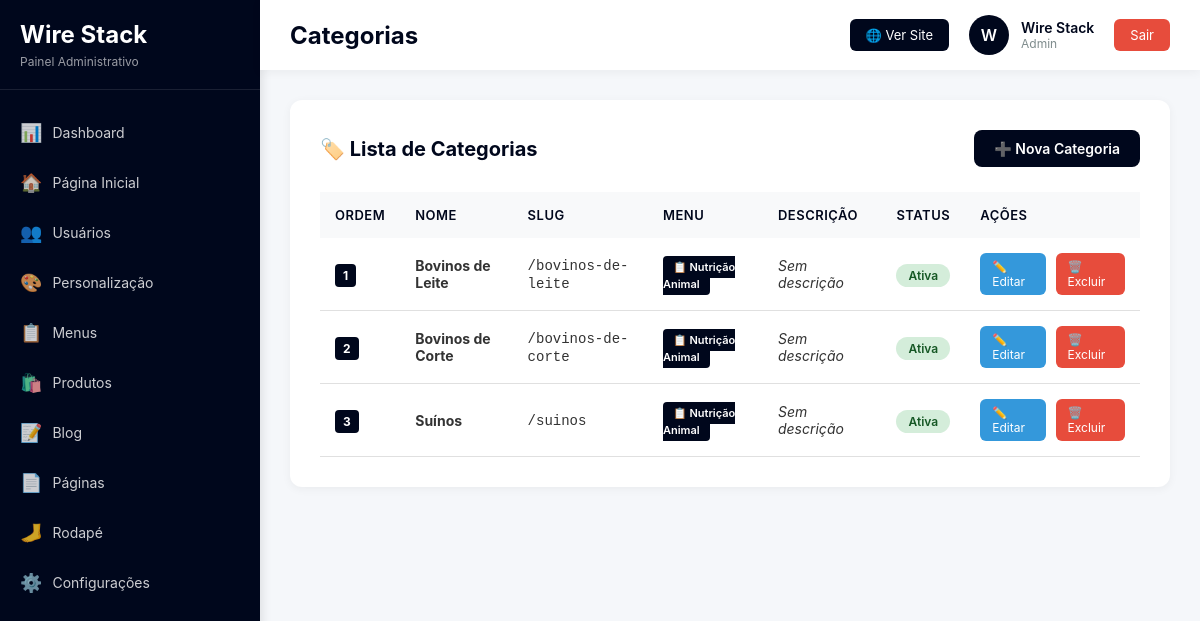
The page /admin/categorias/index.php (signed in) on the database its author committed.
### tables this page shows
CREATE TABLE IF NOT EXISTS `categorias` (
  `id` int NOT NULL AUTO_INCREMENT,
  `menu_id` int NOT NULL,
  `pagina_id` int DEFAULT NULL,
  `name` varchar(100) NOT NULL,
  `slug` varchar(100) NOT NULL,
  `url` varchar(255) DEFAULT NULL,
  `target` enum('_self','_blank') DEFAULT '_self',
  `description` text,
  `order_position` int DEFAULT '0',
  `active` tinyint(1) DEFAULT '1',
  `created_at` timestamp NOT NULL DEFAULT CURRENT_TIMESTAMP,
  `updated_at` timestamp NOT NULL DEFAULT CURRENT_TIMESTAMP ON UPDATE CURRENT_TIMESTAMP,
  PRIMARY KEY (`id`),
  UNIQUE KEY `slug` (`slug`),
  KEY `menu_id` (`menu_id`)
);

CREATE TABLE IF NOT EXISTS `menus` (
  `id` int NOT NULL AUTO_INCREMENT,
  `name` varchar(100) NOT NULL,
  `slug` varchar(100) NOT NULL,
  `url` varchar(255) DEFAULT NULL,
  `pagina_id` int DEFAULT NULL,
  `target` enum('_self','_blank') DEFAULT '_self',
  `order_position` int DEFAULT '0',
  `active` tinyint(1) DEFAULT '1',
  `created_at` timestamp NOT NULL DEFAULT CURRENT_TIMESTAMP,
  `updated_at` timestamp NOT NULL DEFAULT CURRENT_TIMESTAMP ON UPDATE CURRENT_TIMESTAMP,
  PRIMARY KEY (`id`),
  UNIQUE KEY `slug` (`slug`)
);

### admin/categorias/index.php (the view, shortened to what this page needs)
<?php
$db = getDB();
$stmt = $db->query("
    SELECT c.*, m.name as menu_name
    FROM categorias c
    LEFT JOIN menus m ON c.menu_id = m.id
    ORDER BY m.name ASC, c.order_position ASC, c.name ASC
");
$categorias = $stmt->fetchAll();
include __DIR__ . '/../includes/header.php';
include __DIR__ . '/../includes/sidebar.php';
?>
<main class="content">
    <div class="table-container">
        <div class="table-header">
            <h3>🏷️ Lista de Categorias</h3>
            <a href="<?= BASE_URL ?>/admin/categorias/criar.php" class="btn-add">
                ➕ Nova Categoria
            </a>
        </div>
        <?php if (count($categorias) > 0): ?>
            <table>
                <thead>
                    <tr>
                        <th>Ordem</th>
                        <th>Nome</th>
                        <th>Slug</th>
                        <th>Menu</th>
                        <th>Descrição</th>
                        <th>Status</th>
                        <th>Ações</th>
                    </tr>
                </thead>
                <tbody>
                    <?php foreach ($categorias as $categoria): ?>
                        <tr>
                            <td><span class="order-badge"><?= $categoria['order_position'] ?></span></td>
                            <td><strong><?= htmlspecialchars($categoria['name']) ?></strong></td>
                            <td><code>/<?= htmlspecialchars($categoria['slug']) ?></code></td>
                            <td>
                                <span class="badge-menu">
                                    📋 <?= htmlspecialchars($categoria['menu_name']) ?>
                                </span>
                            </td>
                            <td><?= $categoria['description'] ? substr(htmlspecialchars($categoria['description']), 0, 50) . '...' : '<em>Sem descrição</em>' ?></td>
                            <td>
                                <span class="badge badge-<?= $categoria['active'] ? 'active' : 'inactive' ?>">
                                    <?= $categoria['active'] ? 'Ativa' : 'Inativa' ?>
                                </span>
                            </td>
                            <td>
                                <div class="table-actions">
                                    <a href="<?= BASE_URL ?>/admin/categorias/editar.php?id=<?= $categoria['id'] ?>" class="btn-icon btn-edit">
                                        ✏️ Editar
                                    </a>
                                    <a href="<?= BASE_URL ?>/admin/categorias/deletar.php?id=<?= $categoria['id'] ?>" class="btn-icon btn-delete">
                                        🗑️ Excluir
                                    </a>
                                </div>
                            </td>
                        </tr>
                    <?php endforeach; ?>
                </tbody>
            </table>
        <?php endif; ?>
    </div>
</main>
<?php include __DIR__ . '/../includes/footer.php'; ?>

### admin/assets/css/dashboard.css (style rules this page uses)
* { margin: 0; padding: 0; box-sizing: border-box; }
body { font-family: -apple-system, BlinkMacSystemFont, 'Segoe UI', Roboto, Oxygen, Ubuntu, Cantarell, sans-serif; background: #f5f7fa; color: #333; }
.content { margin-left: 260px; margin-top: 70px; padding: 30px; min-height: calc(100vh - 70px); }

### admin/categorias/index.php (style rules this page uses)
.table-container { background: white; padding: 30px; border-radius: 12px; box-shadow: 0 2px 10px rgba(0,0,0,0.05); }
.table-header { display: flex; justify-content: space-between; align-items: center; margin-bottom: 25px; }
.table-header h3 { color: #00071c; font-size: 20px; }
.btn-add { padding: 10px 20px; background: #00071c; color: white; text-decoration: none; border-radius: 8px; font-weight: 600; font-size: 14px; transition: all 0.3s; display: inline-flex; align-items: center; gap: 8px; }
table { width: 100%; border-collapse: collapse; }
thead { background: #f8f9fa; }
th { padding: 15px; text-align: left; font-weight: 600; color: #00071c; font-size: 13px; text-transform: uppercase; letter-spacing: 0.5px; }
td { padding: 15px; border-bottom: 1px solid #e0e0e0; font-size: 14px; }
.badge { padding: 4px 12px; border-radius: 20px; font-size: 12px; font-weight: 600; }
.badge-active { background: #d4edda; color: #155724; }
.badge-menu { background: #00071c; color: white; padding: 4px 10px; border-radius: 4px; font-size: 11px; font-weight: 600; }
.table-actions { display: flex; gap: 10px; }
.btn-icon { padding: 6px 12px; border: none; border-radius: 6px; cursor: pointer; font-size: 12px; transition: all 0.3s; text-decoration: none; display: inline-block; }
.btn-edit { background: #3498db; color: white; }
.btn-delete { background: #e74c3c; color: white; }
.order-badge { background: #00071c; color: white; padding: 4px 8px; border-radius: 4px; font-size: 12px; font-weight: bold; }

### rows shown on the page
categorias: order_position "1", name "Bovinos de Leite", slug "bovinos-de-leite", menu.name "Nutrição Animal", description "Sem descrição", active "Ativa"
categorias: order_position "2", name "Bovinos de Corte", slug "bovinos-de-corte", menu.name "Nutrição Animal", description "Sem descrição", active "Ativa"
categorias: order_position "3", name "Suínos", slug "suinos", menu.name "Nutrição Animal", description "Sem descrição", active "Ativa"

### other values the page prints
$page_title "Categorias"
substr($user_name, 0, 1) "W"
$user_name "Wire Stack"
$user_role "Admin"
